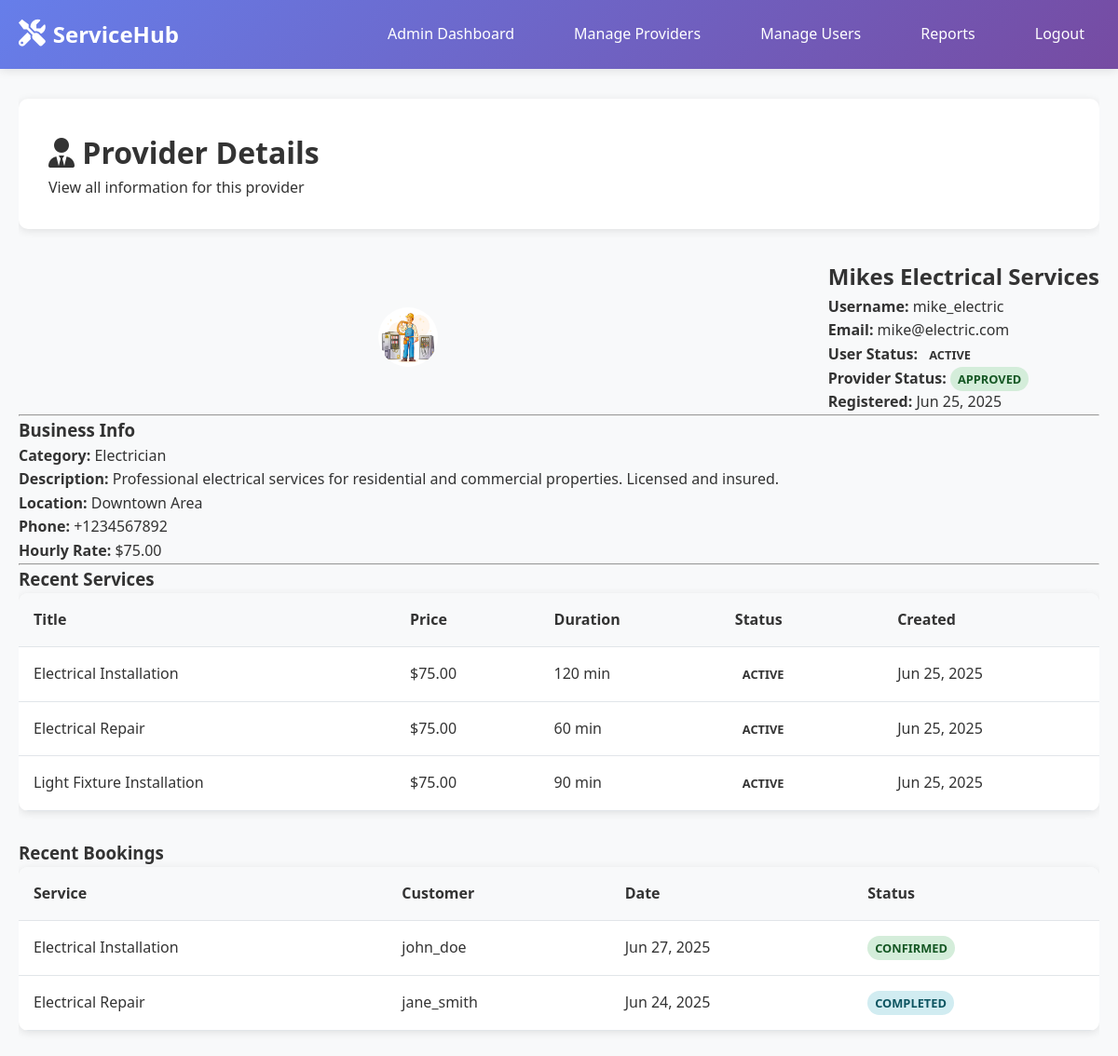
The app's page /admin/provider-details.php?id=1 (signed in) with its own data.
### tables this page shows
CREATE TABLE `providers` (
  `id` int(11) NOT NULL,
  `user_id` int(11) NOT NULL,
  `business_name` varchar(100) NOT NULL,
  `service_category` enum('electrician','plumber','photographer','cleaner','gardener','painter','carpenter','mechanic','tutor','designer') NOT NULL,
  `description` text DEFAULT NULL,
  `location` varchar(255) NOT NULL,
  `phone` varchar(20) NOT NULL,
  `hourly_rate` decimal(10,2) NOT NULL,
  `kyc_document` varchar(255) DEFAULT NULL,
  `status` enum('pending','approved','rejected') NOT NULL DEFAULT 'pending',
  `rating` decimal(3,2) DEFAULT 0.00,
  `total_reviews` int(11) DEFAULT 0,
  `created_at` timestamp NOT NULL DEFAULT current_timestamp(),
  `updated_at` timestamp NOT NULL DEFAULT current_timestamp() ON UPDATE current_timestamp()
);

CREATE TABLE `users` (
  `id` int(11) NOT NULL,
  `username` varchar(50) NOT NULL,
  `email` varchar(100) NOT NULL,
  `password` varchar(255) NOT NULL,
  `role` enum('admin','provider','customer') NOT NULL DEFAULT 'customer',
  `status` enum('active','inactive','suspended') NOT NULL DEFAULT 'active',
  `profile_image` varchar(255) DEFAULT NULL,
  `phone` varchar(20) DEFAULT NULL,
  `address` text DEFAULT NULL,
  `created_at` timestamp NOT NULL DEFAULT current_timestamp(),
  `updated_at` timestamp NOT NULL DEFAULT current_timestamp() ON UPDATE current_timestamp()
);

CREATE TABLE `services` (
  `id` int(11) NOT NULL,
  `provider_id` int(11) NOT NULL,
  `title` varchar(100) NOT NULL,
  `description` text DEFAULT NULL,
  `price` decimal(10,2) NOT NULL,
  `duration` int(11) NOT NULL COMMENT 'Duration in minutes',
  `status` enum('active','inactive') NOT NULL DEFAULT 'active',
  `created_at` timestamp NOT NULL DEFAULT current_timestamp(),
  `updated_at` timestamp NOT NULL DEFAULT current_timestamp() ON UPDATE current_timestamp()
);

CREATE TABLE `bookings` (
  `id` int(11) NOT NULL,
  `customer_id` int(11) NOT NULL,
  `provider_id` int(11) NOT NULL,
  `service_id` int(11) NOT NULL,
  `booking_date` date NOT NULL,
  `booking_time` time NOT NULL,
  `duration` int(11) NOT NULL COMMENT 'Duration in minutes',
  `total_amount` decimal(10,2) NOT NULL,
  `requirements` text DEFAULT NULL,
  `status` enum('pending','confirmed','completed','cancelled') NOT NULL DEFAULT 'pending',
  `payment_status` enum('pending','paid','refunded') NOT NULL DEFAULT 'pending',
  `created_at` timestamp NOT NULL DEFAULT current_timestamp(),
  `updated_at` timestamp NOT NULL DEFAULT current_timestamp() ON UPDATE current_timestamp()
);

### includes/functions.php (called while the page is built, shortened)
<?php
function format_currency($amount) {
    return '$' . number_format($amount, 2);
}
function format_date($date) {
    return date('M j, Y', strtotime($date));
}
function get_service_categories() {
    return [
        'electrician' => 'Electrician',
        'plumber' => 'Plumber',
        'photographer' => 'Photographer',
        'cleaner' => 'Cleaner',
        'gardener' => 'Gardener',
        'painter' => 'Painter',
        'carpenter' => 'Carpenter',
        'mechanic' => 'Mechanic',
        'tutor' => 'Tutor',
        'designer' => 'Designer'
    ];
}
?>

### admin/provider-details.php (the view, shortened to what this page needs)
<?php
require_once '../config/database.php';
require_once '../includes/functions.php';
$provider_id = isset($_GET['id']) ? intval($_GET['id']) : 0;
$provider_query = "SELECT p.*, u.username, u.email, u.status as user_status, u.profile_image FROM providers p JOIN users u ON p.user_id = u.id WHERE p.id = ?";
$provider_stmt = mysqli_prepare($conn, $provider_query);
mysqli_stmt_bind_param($provider_stmt, 'i', $provider_id);
mysqli_stmt_execute($provider_stmt);
$provider_result = mysqli_stmt_get_result($provider_stmt);
$provider = mysqli_fetch_assoc($provider_result);
$profile_img = $provider['profile_image'] ? '../uploads/profiles/' . $provider['profile_image'] : '../assets/images/default-avatar.png';
$categories = get_service_categories();
$services = [];
$services_query = "SELECT * FROM services WHERE provider_id = ? ORDER BY created_at DESC LIMIT 5";
$services_stmt = mysqli_prepare($conn, $services_query);
mysqli_stmt_bind_param($services_stmt, 'i', $provider_id);
mysqli_stmt_execute($services_stmt);
$services_result = mysqli_stmt_get_result($services_stmt);
while ($row = mysqli_fetch_assoc($services_result)) {
    $services[] = $row;
}
$bookings = [];
$bookings_query = "SELECT b.*, u.username as customer_name, s.title as service_title FROM bookings b JOIN users u ON b.customer_id = u.id JOIN services s ON b.service_id = s.id WHERE b.provider_id = ? ORDER BY b.created_at DESC LIMIT 5";
$bookings_stmt = mysqli_prepare($conn, $bookings_query);
mysqli_stmt_bind_param($bookings_stmt, 'i', $provider_id);
mysqli_stmt_execute($bookings_stmt);
$bookings_result = mysqli_stmt_get_result($bookings_stmt);
while ($row = mysqli_fetch_assoc($bookings_result)) {
    $bookings[] = $row;
}
?>
<!DOCTYPE html>
<html lang="en">
<head>
    <link rel="stylesheet" href="../assets/css/style.css">
    <link href="https://cdnjs.cloudflare.com/ajax/libs/font-awesome/6.0.0/css/all.min.css" rel="stylesheet">
</head>
<body>
    <nav class="navbar">
        <div class="nav-container">
            <div class="nav-logo">
                <a href="../index.php">
                    <i class="fas fa-tools"></i>
                    <span>ServiceHub</span>
                </a>
            </div>
            <div class="nav-menu">
                <a href="dashboard.php" class="nav-link">Admin Dashboard</a>
                <a href="providers.php" class="nav-link">Manage Providers</a>
                <a href="users.php" class="nav-link">Manage Users</a>
                <a href="reports.php" class="nav-link">Reports</a>
                <a href="../auth/logout.php" class="nav-link">Logout</a>
            </div>
        </div>
    </nav>
    <div class="container">
        <div class="dashboard">
            <div class="dashboard-header">
                <h1><i class="fas fa-user-tie"></i> Provider Details</h1>
                <p>View all information for this provider</p>
            </div>
            <div class="content-card">
                <div style="display:flex;align-items:center;gap:2rem;">
                    <img src="<?php echo $profile_img; ?>" alt="Profile Image" class="avatar">
                    <div>
                        <h2><?php echo htmlspecialchars($provider['business_name']); ?></h2>
                        <p><strong>Username:</strong> <?php echo htmlspecialchars($provider['username']); ?></p>
                        <p><strong>Email:</strong> <?php echo htmlspecialchars($provider['email']); ?></p>
                        <p><strong>User Status:</strong> <span class="status-badge status-<?php echo $provider['user_status']; ?>"><?php echo ucfirst($provider['user_status']); ?></span></p>
                        <p><strong>Provider Status:</strong> <span class="status-badge status-<?php echo $provider['status']; ?>"><?php echo ucfirst($provider['status']); ?></span></p>
                        <p><strong>Registered:</strong> <?php echo format_date($provider['created_at']); ?></p>
                    </div>
                </div>
                <hr>
                <h3>Business Info</h3>
                <p><strong>Category:</strong> <?php echo htmlspecialchars($categories[$provider['service_category']] ?? $provider['service_category']); ?></p>
                <p><strong>Description:</strong> <?php echo htmlspecialchars($provider['description']); ?></p>
                <p><strong>Location:</strong> <?php echo htmlspecialchars($provider['location']); ?></p>
                <p><strong>Phone:</strong> <?php echo htmlspecialchars($provider['phone']); ?></p>
                <p><strong>Hourly Rate:</strong> <?php echo format_currency($provider['hourly_rate']); ?></p>
                <hr>
                <h3>Recent Services</h3>
                <?php if ($services): ?>
                    <div class="table-container">
                        <table>
                            <thead>
                                <tr>
                                    <th>Title</th>
                                    <th>Price</th>
                                    <th>Duration</th>
                                    <th>Status</th>
                                    <th>Created</th>
                                </tr>
                            </thead>
                            <tbody>
                                <?php foreach ($services as $service): ?>
                                    <tr>
                                        <td><?php echo htmlspecialchars($service['title']); ?></td>
                                        <td><?php echo format_currency($service['price']); ?></td>
                                        <td><?php echo $service['duration']; ?> min</td>
                                        <td><span class="status-badge status-<?php echo $service['status']; ?>"><?php echo ucfirst($service['status']); ?></span></td>
                                        <td><?php echo format_date($service['created_at']); ?></td>
                                    </tr>
                                <?php endforeach; ?>
                            </tbody>
                        </table>
                    </div>
                <?php else: ?>
                    <p>No recent services.</p>
                <?php endif; ?>
                <h3>Recent Bookings</h3>
                <?php if ($bookings): ?>
                    <div class="table-container">
                        <table>
                            <thead>
                                <tr>
                                    <th>Service</th>
                                    <th>Customer</th>
                                    <th>Date</th>
                                    <th>Status</th>
                                </tr>
                            </thead>
                            <tbody>
                                <?php foreach ($bookings as $booking): ?>
                                    <tr>
                                        <td><?php echo htmlspecialchars($booking['service_title']); ?></td>
                                        <td><?php echo htmlspecialchars($booking['customer_name']); ?></td>
                                        <td><?php echo format_date($booking['booking_date']); ?></td>
                                        <td><span class="status-badge status-<?php echo $booking['status']; ?>"><?php echo ucfirst($booking['status']); ?></span></td>
                                    </tr>
                                <?php endforeach; ?>
                            </tbody>
                        </table>
                    </div>
                <?php else: ?>
                    <p>No recent bookings.</p>
                <?php endif; ?>
            </div>
        </div>
    </div>
</body>
</html>

### assets/css/style.css (style rules this page uses)
* { margin: 0; padding: 0; box-sizing: border-box; }
body { font-family: 'Segoe UI', Tahoma, Geneva, Verdana, sans-serif; line-height: 1.6; color: #333; background-color: #f8f9fa; overflow-x: hidden; width: 100%; max-width: 100%; }
html { overflow-x: hidden; width: 100%; max-width: 100%; }
.container { max-width: 1200px; margin: 0 auto; padding: 0 20px; }
.navbar { background: linear-gradient(135deg, #667eea 0%, #764ba2 100%); padding: 1rem 0; box-shadow: 0 2px 10px rgba(0,0,0,0.1); position: sticky; top: 0; z-index: 1000; }
.nav-container { max-width: 1200px; margin: 0 auto; padding: 0 20px; display: flex; justify-content: space-between; align-items: center; }
.nav-logo a { color: white; text-decoration: none; font-size: 1.5rem; font-weight: bold; display: flex; align-items: center; gap: 0.5rem; }
.nav-logo i { font-size: 1.8rem; }
.nav-menu { display: flex; gap: 2rem; align-items: center; }
.nav-link { color: white; text-decoration: none; padding: 0.5rem 1rem; border-radius: 5px; transition: background-color 0.3s ease; }
.dashboard { padding: 2rem 0; position: relative; width: 100%; max-width: 100%; overflow-x: hidden; }
.dashboard-header { background: white; padding: 2rem; border-radius: 10px; margin-bottom: 2rem; box-shadow: 0 2px 10px rgba(0,0,0,0.1); }
.table-container { background: white; border-radius: 10px; overflow: hidden; box-shadow: 0 2px 10px rgba(0,0,0,0.1); margin-bottom: 30px; }
table { table-layout: auto; width: 100%; border-collapse: collapse; }
th, td { padding: 1rem; text-align: left; border-bottom: 1px solid #e1e5e9; }
th { background-color: #f8f9fa; font-weight: 600; color: #333; }
.status-badge { padding: 0.25rem 0.5rem; border-radius: 15px; font-size: 0.8rem; font-weight: 600; text-transform: uppercase; }
.status-approved, .status-confirmed { background-color: #d4edda; color: #155724; }
.status-completed { background-color: #d1ecf1; color: #0c5460; }
.avatar, .provider-avatar, .provider-thumb, .service-image img { width: 64px; height: 64px; object-position: top; object-fit: cover; border-radius: 50%; display: block; margin: 0 auto; }
.table-container table td, .table-container table th { vertical-align: middle !important; }

### records on screen
providers: user.profile_image (picture), business_name "Mikes Electrical Services", user.username "mike_electric", user.email "mike@electric.com", user.status "ACTIVE", status "APPROVED", created_at "Jun 25, 2025", service_category "Electrician", description "Professional electrical services for residential and commercial properties. Licensed and insured.", location "Downtown Area", phone "+1234567892", hourly_rate "$75.00"
services: title "Electrical Installation", price "$75.00", duration "120", status "ACTIVE", created_at "Jun 25, 2025"
services: title "Electrical Repair", price "$75.00", duration "60", status "ACTIVE", created_at "Jun 25, 2025"
services: title "Light Fixture Installation", price "$75.00", duration "90", status "ACTIVE", created_at "Jun 25, 2025"
bookings: service.title "Electrical Installation", customer.username "john_doe", booking_date "Jun 27, 2025", status "CONFIRMED"
bookings: service.title "Electrical Repair", customer.username "jane_smith", booking_date "Jun 24, 2025", status "COMPLETED"
